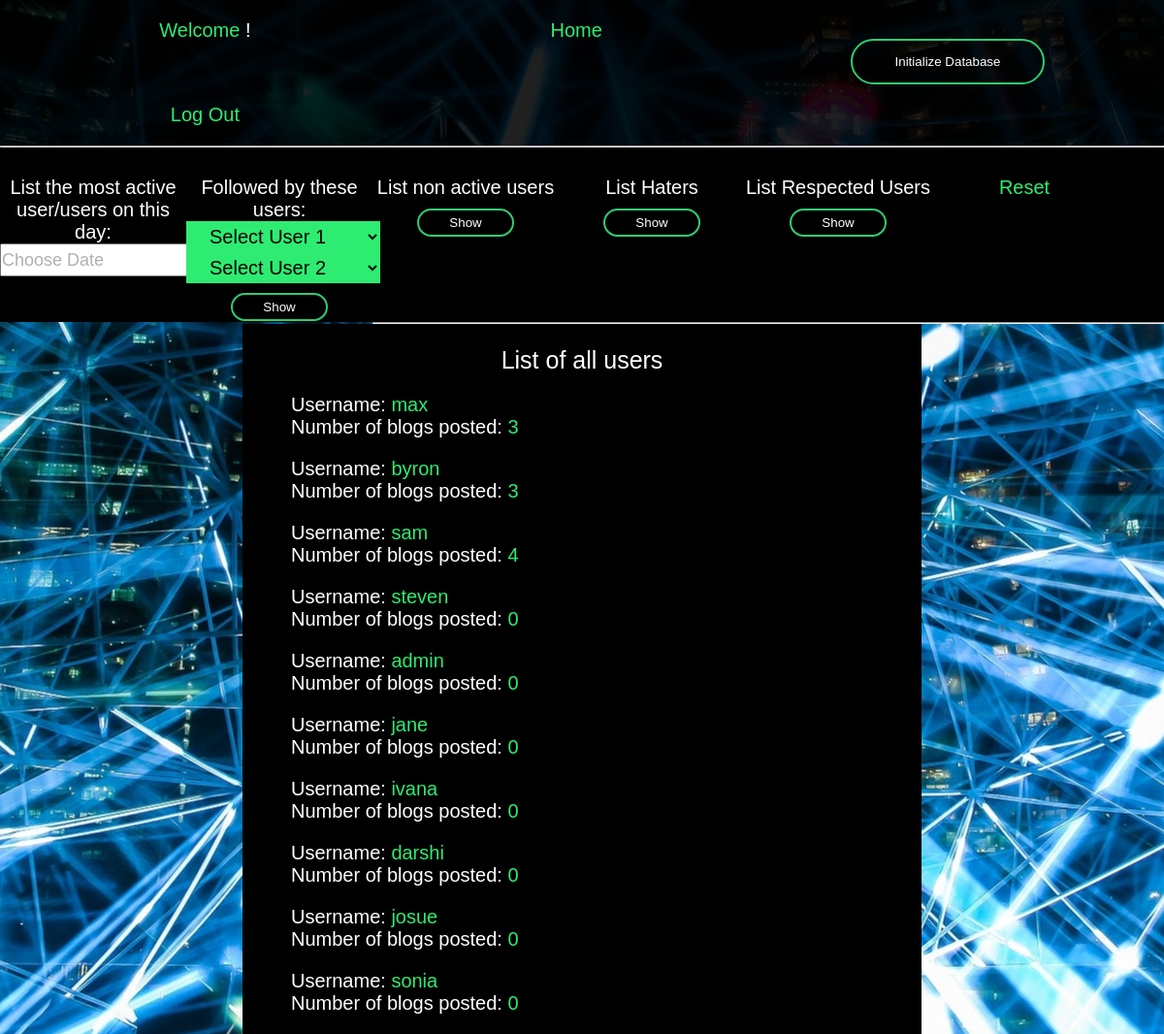
The page /users.php on the database its author committed.
### tables this page shows
CREATE TABLE `users` (
  `id` int(11) NOT NULL,
  `username` varchar(100) NOT NULL,
  `firstname` varchar(50),
  `lastname` varchar(50),
  `email` varchar(100) NOT NULL,
  `password` varchar(100) NOT NULL
);

### users.php (the view, shortened to what this page needs)
<?php
$db = mysqli_connect('localhost', 'john', 'pass1234', 'registration');
function listUsers($db) {
    if(isset($_GET["date-input"])){
        $selected_date = $_GET["date-input"];
        $sql_users = "SELECT number_of_posts, username, date
                        FROM( SELECT COUNT(*) AS number_of_posts, users.username, blog.date, RANK() OVER (ORDER BY number_of_posts DESC) AS rk
						            FROM blog JOIN users ON users.id = blog.user_id
                                    WHERE blog.date = '$selected_date'
                                    GROUP BY users.username
                                    ORDER BY number_of_posts DESC ) t
                        WHERE rk <= 1";
        $result_users = mysqli_query($db, $sql_users);
        usersHeader("Most actice user/users on <span style='color:#2eec71;'>".$selected_date."<span>");
        if ($result_users->num_rows > 0) {
            while($row_user = $result_users->fetch_assoc()) {
                echo "<div class = 'section-user'>";
                echo    "<br>";
                echo    "<p style='color:white'>Username: <span class='hello'>" . $row_user['username'] . "</span></p>";
                echo    "<p style='color:white'>Number of blogs posted on <span class='hello'>". $row_user['date'] ."</span>:&nbsp&nbsp". $row_user['number_of_posts'] . "</p>";
                echo "</div>";
            }
        } else {
            echo "<div class = 'section-user'>";
            echo "<br><br><p>No blogs were posted on <span class='hello'>".$selected_date."</span></p>";
            echo "</div>";
        }
    }
    else {
        $sql_users = "SELECT * FROM users";
        $result_users = mysqli_query($db, $sql_users);
        usersHeader("List of all users");
        while($row_user = $result_users->fetch_assoc()) {
            $user_id = $row_user['id'];
            $sql_blogs = "SELECT COUNT(*) as blog_count FROM blog WHERE user_id = $user_id";
            $result_blogs = mysqli_query($db, $sql_blogs);
            $row_blogs = $result_blogs->fetch_assoc();
            echo "<div class = 'section-user'>";
            echo    "<p style='color:white'>Username: <span class='hello'>" . $row_user['username'] . "</span></p>";
            echo    "<p style='color:white'>Number of blogs posted: <span class='hello'>" . $row_blogs['blog_count'] . "</span></p>";
            echo "</div>";
        }
    }
}
function usersHeader($str) {
    echo "<div class = 'section-user'>";
        echo    "<br>";
        echo    "<p style='color:white;text-align:center;font-size:25px;'>".$str."</p>";
        echo "</div>";
}
?>
<!DOCTYPE html>
<html>
<head>
    <link rel="stylesheet" href="./style.css">
</head>
<body>
<div class = "login">
    <div class= "row">
        <div class = "column">
            <?php
                echo '<p class="hello" style="display:inline">Welcome </p>';
                echo '!';
            ?>
        </div>
        <div class ="column">
            <?php
                echo "<a class='hello' name='create-post' href='home.php'>Home</a>";
            ?>
        </div>
        <div class="column">
            <form class="box3" method="POST" action="#">
                <input type="submit" name="test" id="test" value="Initialize Database" />
            </form>
        </div>
        <div class ="column">
            <?php
                echo "<a class='hello' name='logout' href='login.php' >Log Out</a>";
            ?>
        </div>
    </div>
</div>
<hr>
<div class = "filter-menu">
    <div id = "row">
        <div class = "column-filter">
            <link rel="stylesheet" href="//code.jquery.com/ui/1.12.1/themes/base/jquery-ui.css">
            <link rel="stylesheet" href="/resources/demos/style.css">
            <form id="date-picker">List the most active user/users on this day:  <input type="text" name="date-input" autocomplete="off" id="datepicker" placeholder ="Choose Date" onchange='this.form.submit()'>
            </form>
        </div>
        <div class = "column-filter">
            <p>Followed by these users:</p>
            <form class="submit-fliter">
            <select  name='user-1' id='select-user'>;
                <option value="none">
                    <?php if(isset($_GET["menu"])){ echo $_GET["menu"];} else { echo "Select User 1"; } ?>
                </option>
            </select>
            <select  name='user-2' id='select-user'>;
                <option value="none">
                    <?php if(isset($_GET["menu"])){ echo $_GET["menu"];} else { echo "Select User 2"; } ?>
                </option>
            </select> <br>
            <input class="form-input" type="submit" name="submit-users" value="Show" onchange='this.form.submit()' /></form>
        </div>
        <div class = "column-filter">
            <p>List non active users</p>
            <form class="submit-fliter"><input class="form-input" type="submit" name="non-active" value="Show" onchange='this.form.submit()' /></form>
        </div>
        <div class = "column-filter">
            <p>List Haters</p>
            <form class="submit-fliter"><input class="form-input" type="submit" name="haters" value="Show" onchange='this.form.submit()' /></form>
        </div>
        <div class = "column-filter">
            <p>List Respected Users</p>
            <form class="submit-fliter"><input class="form-input" type="submit" name="respected" value="Show" onchange='this.form.submit()' /></form>
        </div>
        <div class ="column-filter">
            <?php
                echo "<a class='hello' name='reset' href='users.php'>Reset</a>";
            ?>
        </div>
    </div>
</div>
<hr>
<div id = "user-section">
    <?php
        listUsers($db);
    ?>
</div>
</body>
</html>

### style.css (style rules this page uses)
* { margin: 0%; padding: 0%; }
body { margin: 0; padding: 0; font-family: sans-serif; background: url(pic5.jpg) center center fixed; }
.login { color: white; background-color: #000000de; text-align: center; padding: 20px 20px; text-decoration: none; font-size: 20px; }
::placeholder { color: white; opacity: 1; }
::placeholder { color: rgba(165, 164, 164, 0.87); opacity: 1; }
.box3 input[type="submit"] { border: 0; background: none; display: block; margin: 20px auto; text-align: center; border: 2px solid #2ecc71; padding: 14px 40px; width: 200px; outline: none; color: white; border-radius: 24px; transition: 0.25s; cursor: pointer; }
.column { float: left; width: 33%; }
.row:after { content: ""; display: table; clear: both; }
.hello { color: #2eec71; text-decoration: none; font-size: 20px; }
body { font-family: "Lucida Grande", "Lucida Sans Unicode", geneva, verdana, sans-serif; font-size: 20px; color: #777; }
.section-user { width: 600px; margin: 0 auto; padding-left: 50px; padding-right: 50px; padding-bottom: 20px; background: black; }
.filter-menu { color: white; background-color: #000000; text-align: center; padding-top: 30px; padding-bottom: 150px; font-size: 20px; }
.column-filter { float: left; width: 16%; }
#select-user { border: 1px solid var(--select-border); padding: 0.2em 1.0em; cursor: pointer; width: 200px; font-size: 20px; background-color: #2eec71; background-image: linear-gradient(to top, #2eec71, #2eec71); }
#date-picker input[type="text"] { height: 30px; font-size: large; }
.submit-fliter input[type="submit"] { border: 0; background: none; display: block; margin: 10px auto; text-align: center; border: 2px solid #2ecc71; padding: 5px; width: 100px; outline: none; color: white; border-radius: 24px; transition: 0.25s; cursor: pointer; }

### rows shown on the page
users: username "max", blog_count "3"
users: username "byron", blog_count "3"
users: username "sam", blog_count "4"
users: username "steven", blog_count "0"
users: username "admin", blog_count "0"
users: username "jane", blog_count "0"
users: username "ivana", blog_count "0"
users: username "darshi", blog_count "0"
users: username "josue", blog_count "0"
users: username "sonia", blog_count "0"

### other values the page prints
$str "List of all users"
